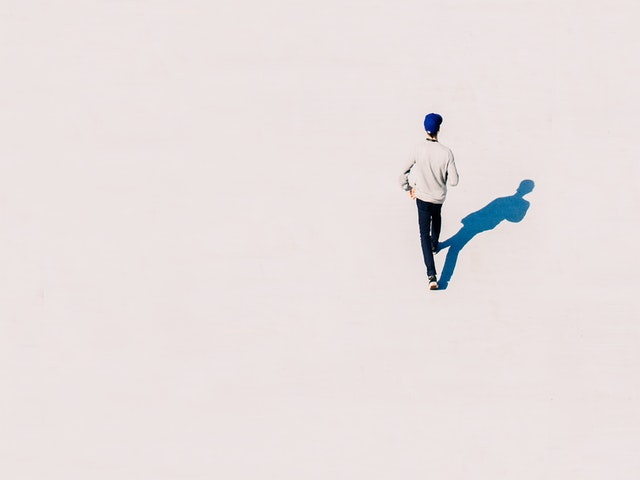
#> input picture python_opencv_project/14_15_16_17_18_OpenCV_uygulamalar/test_images/body.jpg, 640 x 480 px, given in place of the camera
$ python ekrana_resim_cizme.py
#> lines starting #> are read from the running program, lines starting #| are printed output that depends on the picture; after the words box and inside, x2 and y2 are one past the last pixel; in counts of white or black regions, pixels touching at a corner belong together
#ekrana seçenekler ve temizleme ortamı kurarak ekrana resim çizme işlemi gerçekleştirilcek
import cv2
import numpy as np
from collections import deque #sıralamalrı tutmak için gerekli

cap=cv2.VideoCapture(0)

#kernel=((5,5),np.uint8)#morfolojik işlemler için kullanılacak kernel değeri

lower_blue=np.array([100,60,60]) #maske işlemi için gerekli sınır değerler
upper_blue=np.array([140,255,255])

blue_points=[deque(maxlen=512)] #renkler için nokta sayısını tutacak listeyi max uzunluğu 512 olarak ayarladık
green_points=[deque(maxlen=512)]
red_points=[deque(maxlen=512)]
yellow_points=[deque(maxlen=512)]
#ilerde kullanacağımız index değerlerini tuttuk
blue_index=0
green_index=0
red_index=0
yellow_index=0

colors=[(255,0,0),(0,255,0),(0,0,255),(0,255,255)] #renkleri bir değişkende tuttuk
color_index=0

paintWindow= np.zeros((471,636,3))+255 #beyaz bir çizim ekranı oluşturduk
paintWindow= cv2.rectangle(paintWindow,(40,1),(140,65),(0,0,0),2)#koordinatlara tuş için alan yarattık,çerceve(2)
paintWindow= cv2.rectangle(paintWindow,(160,1),(255,65),colors[0],-1)#koordinatlara tuş için alan yarattık,içi dolu (-1)
paintWindow= cv2.rectangle(paintWindow,(275,1),(370,65),colors[1],-1)
paintWindow= cv2.rectangle(paintWindow,(390,1),(485,65),colors[2],-1)
paintWindow= cv2.rectangle(paintWindow,(505,1),(600,65),colors[3],-1)
#tuş olarak tanımladığımız yerlere isimlerini yazdık
font=cv2.FONT_HERSHEY_SIMPLEX
cv2.putText(paintWindow,"CLEAR ALL",(49,33),font,0.5,(0,0,0),2,cv2.LINE_AA)
cv2.putText(paintWindow,"BLUE",(185,33),font,0.5,(255,255,255),2,cv2.LINE_AA)
cv2.putText(paintWindow,"GREEN",(298,33),font,0.5,(255,255,255),2,cv2.LINE_AA)
cv2.putText(paintWindow,"RED",(420,33),font,0.5,(255,255,255),2,cv2.LINE_AA)
cv2.putText(paintWindow,"YELLOW",(520,33),font,0.5,(255,255,255),2,cv2.LINE_AA)

cv2.namedWindow("paint") #çizimleri yapacak ayrı bir pencere açtık

while 1:
    ret,frame=cap.read()
#> frame is the input picture: shape (480, 640, 3); mean B, G, R 224.1, 225, 232.8
    frame=cv2.flip(frame,1)
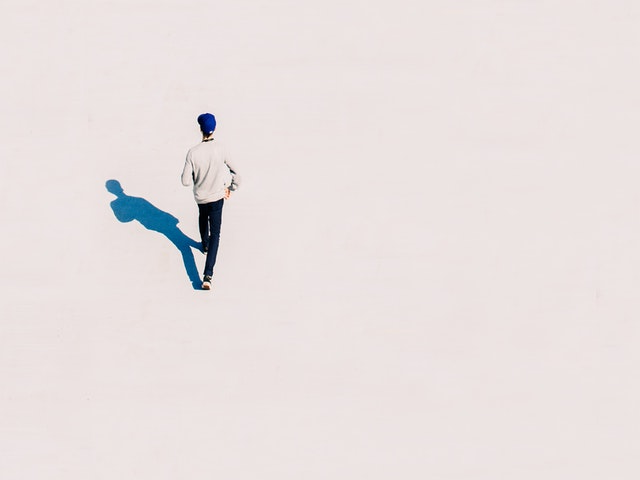
#> frame: shape (480, 640, 3); mean B, G, R 224.1, 225, 232.8

    hsv=cv2.cvtColor(frame,cv2.COLOR_BGR2HSV)
#> hsv: shape (480, 640, 3); mean H, S, V 26, 13.9, 234

    #paintwindowda yapılan herşey frame de yapılacak
    frame= cv2.rectangle(frame,(40,1),(140,65),(0,0,0),2)#koordinatlara tuş için alan yarattık,çerceve(2)
    frame= cv2.rectangle(frame,(160,1),(255,65),colors[0],-1)#koordinatlara tuş için alan yarattık,içi dolu (-1)
    frame= cv2.rectangle(frame,(275,1),(370,65),colors[1],-1)
    frame= cv2.rectangle(frame,(390,1),(485,65),colors[2],-1)
    frame= cv2.rectangle(frame,(505,1),(600,65),colors[3],-1)

    font=cv2.FONT_HERSHEY_SIMPLEX
    cv2.putText(frame,"CLEAR ALL",(49,33),font,0.5,(0,0,0),2,cv2.LINE_AA)
    cv2.putText(frame,"BLUE",(185,33),font,0.5,(255,255,255),2,cv2.LINE_AA)
    cv2.putText(frame,"GREEN",(298,33),font,0.5,(255,255,255),2,cv2.LINE_AA)
    cv2.putText(frame,"RED",(420,33),font,0.5,(255,255,255),2,cv2.LINE_AA)
    cv2.putText(frame,"YELLOW",(520,33),font,0.5,(255,255,255),2,cv2.LINE_AA)
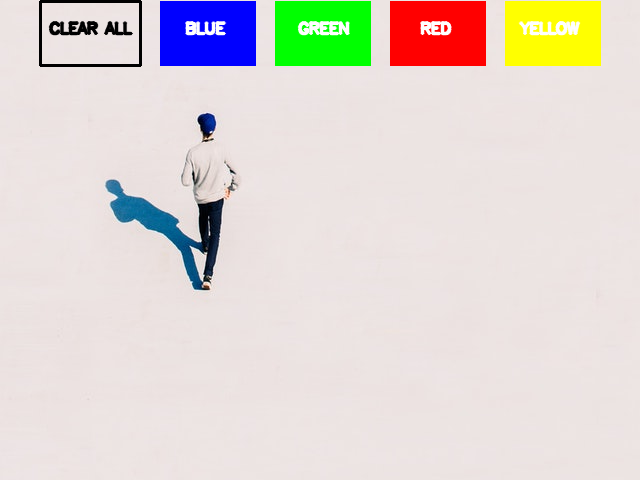
#> frame: shape (480, 640, 3); mean B, G, R 210.8, 216.2, 223.4

    if ret is False: #video bittiğinde doğrudan çıkacak
        break

    mask=cv2.inRange(hsv,lower_blue, upper_blue) #maske işlemi uygulandı
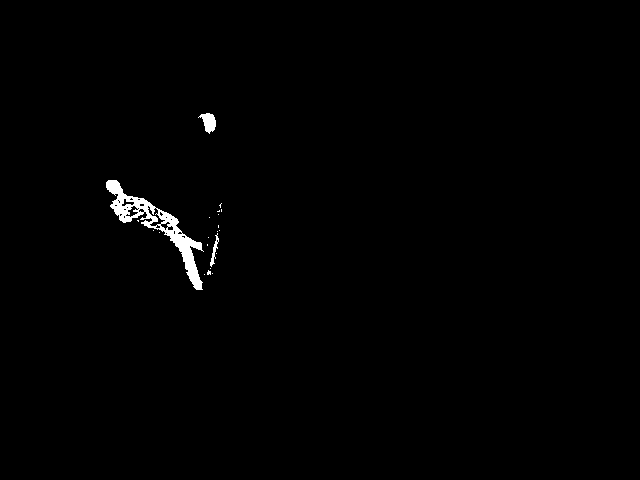
#> mask: shape (480, 640); 0.79% white; 21 white regions (18 under 20 px), largest, box (x1, y1, x2, y2) and area: (106, 180, 204, 290) 2079, (198, 113, 216, 134) 218, (210, 233, 219, 267) 97
    # erode, morphology  ve dilate işlemleri ile görüntüdeki gürültü azaltılacak
    mask=cv2.erode(mask,(5,5),iterations=2)
#> mask: shape (480, 640); 0.6% white; 13 white regions (7 under 20 px), largest, box (x1, y1, x2, y2) and area: (158, 211, 202, 290) 885, (106, 182, 132, 223) 443, (132, 198, 158, 228) 215, (200, 115, 216, 134) 184, (210, 237, 219, 267) 69, (133, 211, 143, 218) 20
    mask=cv2.morphologyEx(mask, cv2.MORPH_OPEN,(5,5))
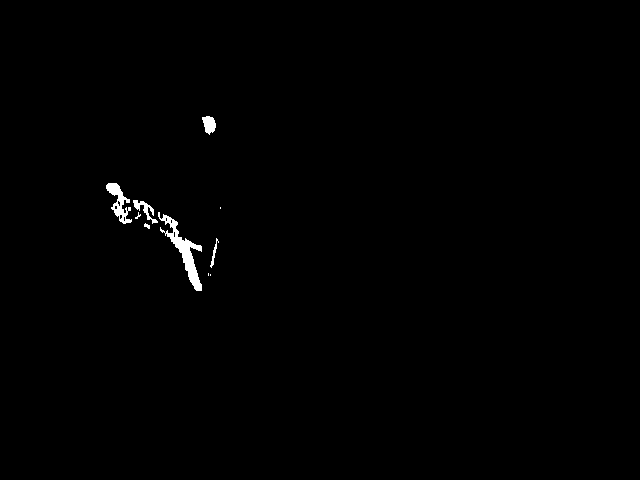
#> mask: shape (480, 640); 0.58% white; 10 white regions (4 under 20 px), largest, box (x1, y1, x2, y2) and area: (158, 212, 202, 291) 876, (106, 183, 132, 224) 438, (133, 200, 158, 224) 184, (202, 116, 216, 135) 182, (210, 238, 219, 268) 69, (144, 223, 150, 229) 22
    mask=cv2.dilate(mask,(5,5), iterations=1)
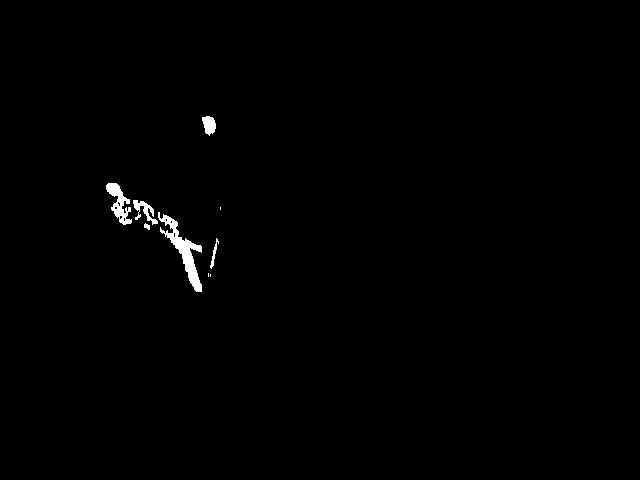
#> mask: shape (480, 640); 0.65% white; 9 white regions (3 under 20 px)

    contours,_=cv2.findContours(mask,cv2.RETR_TREE,cv2.CHAIN_APPROX_SIMPLE) #konturları bulduk
#> contours = 16 contours, 11 with area under 20; largest, box (x1, y1, x2, y2) and area: (158, 212, 202, 292) 828, (106, 183, 132, 225) 431, (133, 200, 158, 225) 172, (202, 116, 216, 136) 170, (210, 238, 219, 269) 45
    center=None #bir merkez arayarak işleem yapacağımzdan önceden merkezi tanımladık

    if len(contours)>0: #eğer bir kontur varsa işlem yapacak
        max_countours=sorted(contours, key=cv2.contourArea, reverse=True)[0] #konturları alanlarına göre büyükten küçüğe sıralar ve en büyük olanı alır
#> max_countours = contour of 150 points, box (x1, y1, x2, y2) (158, 212, 202, 292), area 828
        ((x,y),radius)=cv2.minEnclosingCircle(max_countours) #kontur etrafında sınırlayıcı bir çember değerleri döndürür
#> x = 179.5; y = 251.5; radius = 44.97
        cv2.circle(frame,(int(x),int(y)),int(radius),(255,0,255),3) #değerlere göre çemberi çizdik
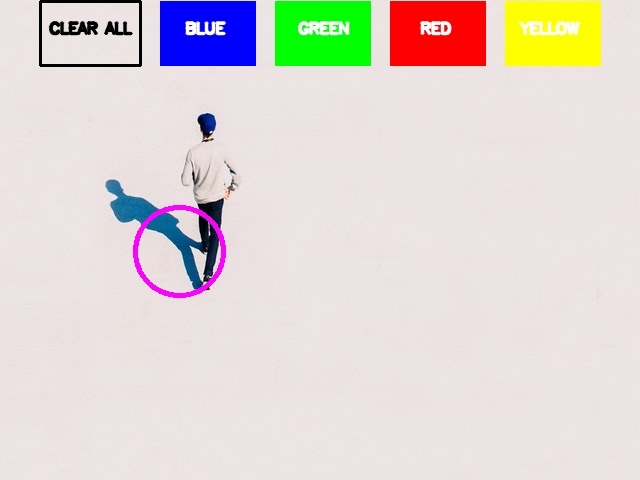
#> frame: shape (480, 640, 3); 0.45% of pixels changed, all inside (x1, y1, x2, y2) = (133, 205, 226, 298)

        M=cv2.moments(max_countours) #merkezleri tuttuk
#> M = moments, m00 827.5, centre m10/m00, m01/m00 = (183.7, 251.2)
        center=(int(M["m10"]/M["m00"]), int(M["m01"]/M["m00"]))
#> center = (183, 251)

        if center[1]<=65: #imleç 65 den küçük yerde yani tuşların ordaysa
            if 40<=center[0]<=140:
                blue_points=[deque(maxlen=512)] #renkler için nokta sayısını tutacak listeyi max uzunluğu 512 olarak ayarladık
                green_points=[deque(maxlen=512)]
                red_points=[deque(maxlen=512)]
                yellow_points=[deque(maxlen=512)]

                blue_index=0
                green_index=0
                red_index=0
                yellow_index=0

                paintWindow[67:,::]=255  #tuşlar dışı alanı beyaza çevirdik ve her şeyi temizlemiş olduk
            #tuşların konumuna göre rengi belirledi
            elif 160<=center[0]<=255:
                color_index =0

            elif 275<=center[0]<=370:
                color_index =1

            elif 390<=center[0]<=485:
                color_index =2

            elif 505<=center[0]<=600:
                color_index =3
        else:#tuşlar dışı alana renge göre merkezleri ekliyor
            if color_index ==0:
                blue_points[blue_index].appendleft(center)

            elif color_index ==1:
                green_points[green_index].appendleft(center)

            elif color_index ==2:
                red_points[red_index].appendleft(center)

            elif color_index ==3:
                yellow_points[yellow_index].appendleft(center)

    else:
        blue_points.append(deque(maxlen=512)) #mavi noktalara bir tane eklenicek
        blue_index+=1 #eklendiği için index 1 artıcak

        green_points.append(deque(maxlen=512)) #yeşil noktalara bir tane eklenicek
        green_index+=1 #eklendiği için index 1 artıcak

        red_points.append(deque(maxlen=512)) #kırmızı noktalara bir tane eklenicek
        red_index+=1 #eklendiği için index 1 artıcak

        yellow_points.append(deque(maxlen=512)) #sarı noktalara bir tane eklenicek
        yellow_index+=1 #eklendiği için index 1 artıcak

    points=[blue_points,green_points,red_points,yellow_points] #noktalar bir listede tutulur
    for i in range(len(points)): #iç içe listeler ürünü olduğu için bu şekilde içinde gezilir
        for j in range (len(points[i])):
            for k in range(len(points[i][j])):
                if points[i][j][k-1] is None or points[i][j][k] is None: #başlangıç ve bitiş noktası none mı diye bakar
                    continue
                cv2.line(frame,points[i][j][k-1], points[i][j][k] , colors[i],2) #çizgileri çizdik
                cv2.line(paintWindow,points[i][j][k-1], points[i][j][k] , colors[i],2)
#> frame: shape (480, 640, 3); under 0.01% of pixels changed, all inside (x1, y1, x2, y2) = (182, 250, 185, 253)
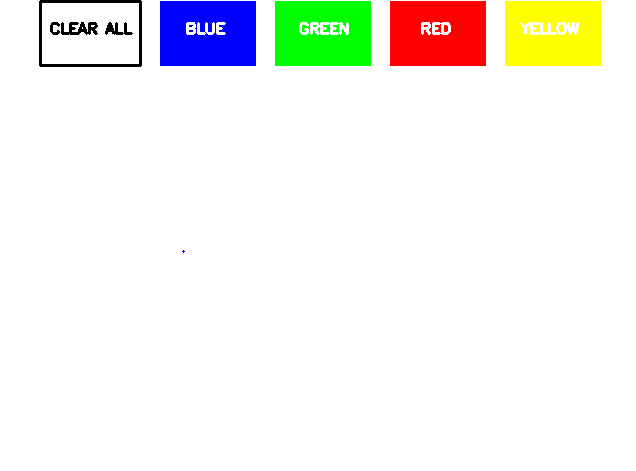
#> paintWindow: shape (471, 636, 3) float64; mean B, G, R 238.7, 243.6, 243.7


    cv2.imshow("frame",frame) #eğer mavi bir nesne bulamazsa zero division hatası verir kameranın çizebilmesi için kadrajda mavi bir nesne bulunmalı
    cv2.imshow("paint",paintWindow)

    if cv2.waitKey(3) & 0xFF== ord("q") :
#> (key q is pressed here)
        break


cap.release()
cv2.destroyAllWindows()
